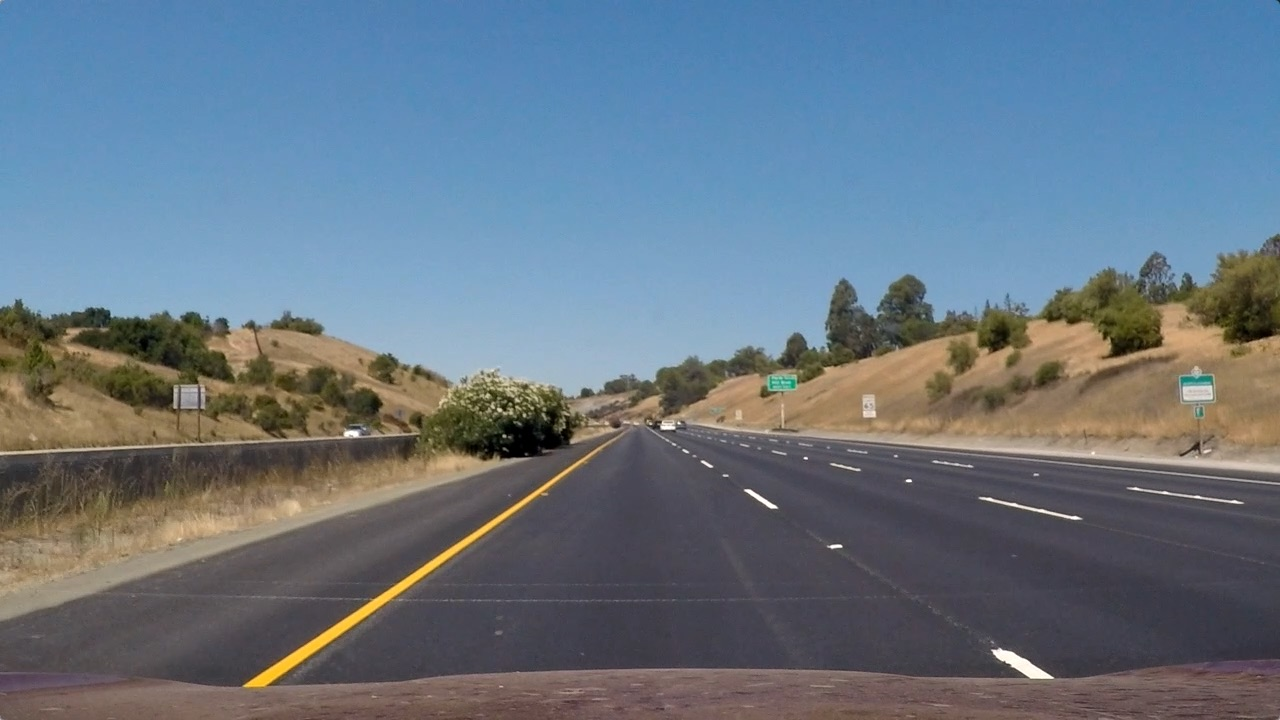
#> input picture test_images/straight_lines1.jpg, 1280 x 720 px
$ python perspective.py   (older library calls are emulated)
#> lines starting #> are read from the running program, lines starting #| are printed output that depends on the picture; after the words box and inside, x2 and y2 are one past the last pixel; in counts of white or black regions, pixels touching at a corner belong together
### calibration.py
from pathlib import Path
import glob

import cv2
import numpy as np
import matplotlib.pyplot as plt

# Broj unutrasnjih uglova sahovske table (kolone, redovi)
CHESSBOARD = (9, 6)


# [29 lines left out: function calibrate_camera, not called in this run]


def undistort(img, mtx, dist):
    return cv2.undistort(img, mtx, dist, None, mtx)


# [19 lines that do not run on import are left out]

### thresholding.py
from pathlib import Path
import glob

import cv2
import numpy as np
import matplotlib.pyplot as plt

from calibration import undistort

# Rezolucija slika za koje je kamera kalibrisana (visina, sirina)
IMG_SHAPE = (720, 1280)


def load_calibration(path="calibration.npz"):
    """Ucitava sacuvanu matricu kamere i koeficijente distorzije."""
#> called with path = 'calibration.npz'
    data = np.load(path)
#> (reads calibration.npz from the repository)
    return data["mtx"], data["dist"]


def binary_threshold(img_bgr, s_thresh=(170, 255), sx_thresh=(20, 100),
                     l_thresh=(200, 255), use_l=True):
    """Pravi binarnu sliku (0/1) iz S kanala, Sobel gradijenta po x i (opciono) L kanala.

    Vraca recnik sa medjurezultatima i krajnjom slikom pod kljucem "combined".
    """
    hls = cv2.cvtColor(img_bgr, cv2.COLOR_BGR2HLS)  # OpenCV ucitava slike kao BGR!

    # 1) Boja: S kanal (zasicenost) - dobro hvata zute linije
    s_channel = hls[:, :, 2]
    s_binary = np.zeros_like(s_channel)
    s_binary[(s_channel >= s_thresh[0]) & (s_channel <= s_thresh[1])] = 1

    # 2) Boja: L kanal (svetlost) - hvata bele linije
    l_channel = hls[:, :, 1]
    l_binary = np.zeros_like(l_channel)
    l_binary[(l_channel >= l_thresh[0]) & (l_channel <= l_thresh[1])] = 1

    # 3) Gradijent: Sobel po x na sivoj slici
    gray = cv2.cvtColor(img_bgr, cv2.COLOR_BGR2GRAY)
    sobelx = cv2.Sobel(gray, cv2.CV_64F, 1, 0, ksize=3)
    abs_sobelx = np.absolute(sobelx)
    # Skaliranje na 0-255, da pragovi ne zavise od osvetljenja slike
    scaled = np.uint8(255 * abs_sobelx / max(np.max(abs_sobelx), 1e-6))
    sx_binary = np.zeros_like(scaled)
    sx_binary[(scaled >= sx_thresh[0]) & (scaled <= sx_thresh[1])] = 1

    # 4) Spajanje: piksel ostaje ako ga je uhvatio bilo koji metod
    combined = np.zeros_like(sx_binary)
    mask = (s_binary == 1) | (sx_binary == 1)
    if use_l:
        mask = mask | (l_binary == 1)
    combined[mask] = 1

    return {"combined": combined, "s": s_binary, "l": l_binary, "sx": sx_binary}


# [65 lines that do not run on import are left out]

### perspective.py
from pathlib import Path
import glob

import cv2
import numpy as np
import matplotlib.pyplot as plt

from calibration import undistort
from thresholding import load_calibration, binary_threshold, IMG_SHAPE

# Cetiri tacke trapeza na slici (gore-levo, gore-desno, dole-desno, dole-levo)
# POCETNE VREDNOSTI - proveriti i podesiti na straight_lines1.jpg!
SRC = np.float32([[580, 460], [705, 460], [1127, 720], [203, 720]])

# Gde te tacke treba da zavrse u pogledu odozgo (pravougaonik)
# Margine levo i desno (320 px) ostavljaju mesta da se vide krive linije
DST = np.float32([[320, 0], [960, 0], [960, 720], [320, 720]])


def get_transforms(src=SRC, dst=DST):
    """Vraca matricu transformacije M i njenu inverznu Minv.

    Za razliku od profesorovog warper-a, matrica se racuna jednom, a ne pri svakom
    pozivu, a inverzna nam treba da kasnije traku vratimo na originalnu sliku.
    """
    M = cv2.getPerspectiveTransform(src, dst)
    Minv = cv2.getPerspectiveTransform(dst, src)
    return M, Minv


def warp(img, M, flags=cv2.INTER_NEAREST):
    """Primenjuje perspektivnu transformaciju, izlaz je iste velicine kao ulaz.

    INTER_NEAREST (kao u primeru sa predavanja) ne meša susedne piksele,
    pa binarna slika ostaje cisto 0/1. Za obicne slike u boji moze INTER_LINEAR.
    """
    h, w = img.shape[:2]
    return cv2.warpPerspective(img, M, (w, h), flags=flags)


if __name__ == "__main__":
    mtx, dist = load_calibration()
    M, Minv = get_transforms()
    out_dir = Path("output_images")
    out_dir.mkdir(exist_ok=True)
    Path("docs").mkdir(exist_ok=True)

    # 1) Provera tacaka na ravnom putu
    img = cv2.imread("test_images/straight_lines1.jpg")
#> img is the input picture: shape (720, 1280, 3); mean B, G, R 131.2, 117.7, 103.2
    if img is None:
        raise SystemExit("Nema test_images/straight_lines1.jpg")
    und = undistort(img, mtx, dist)

    marked = und.copy()
    cv2.polylines(marked, [SRC.astype(np.int32)], True, (0, 0, 255), 3)
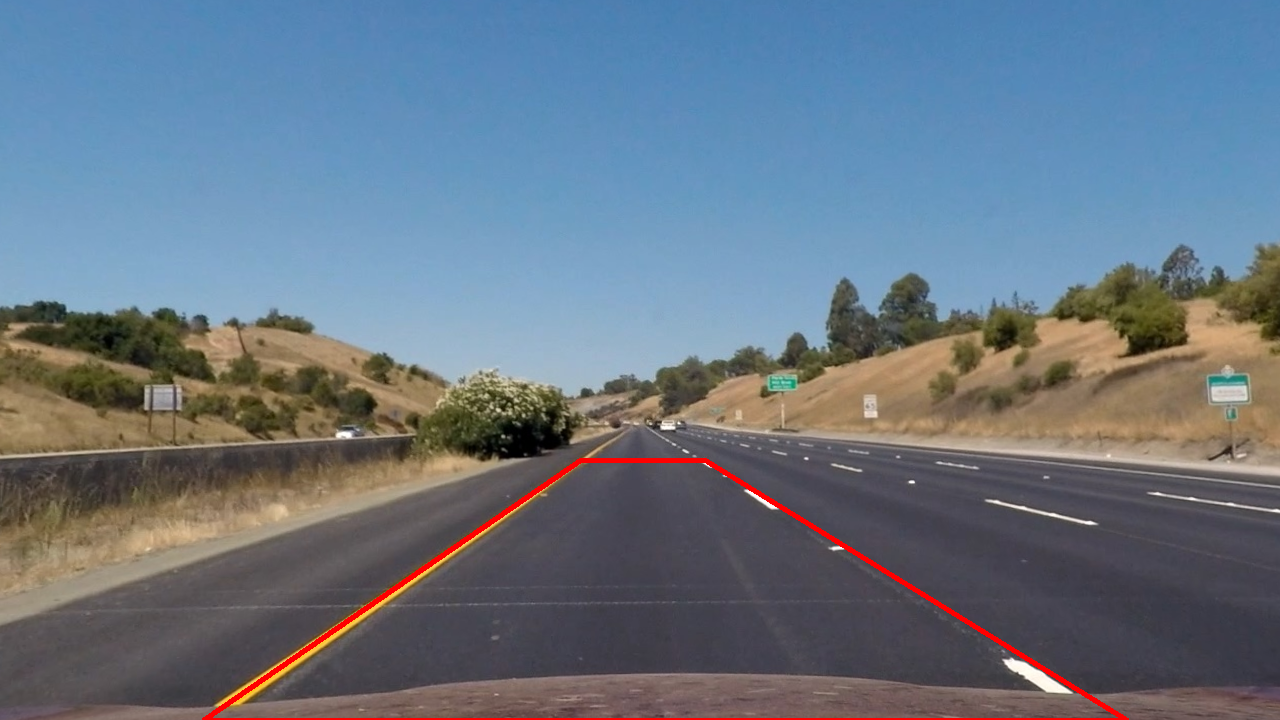
#> marked: shape (720, 1280, 3); mean B, G, R 130.9, 117.4, 104.5

    top_down = warp(und, M, flags=cv2.INTER_LINEAR)
#> in warp, `return cv2.warpPerspective(img, M, (w, h), flags=flags)`:
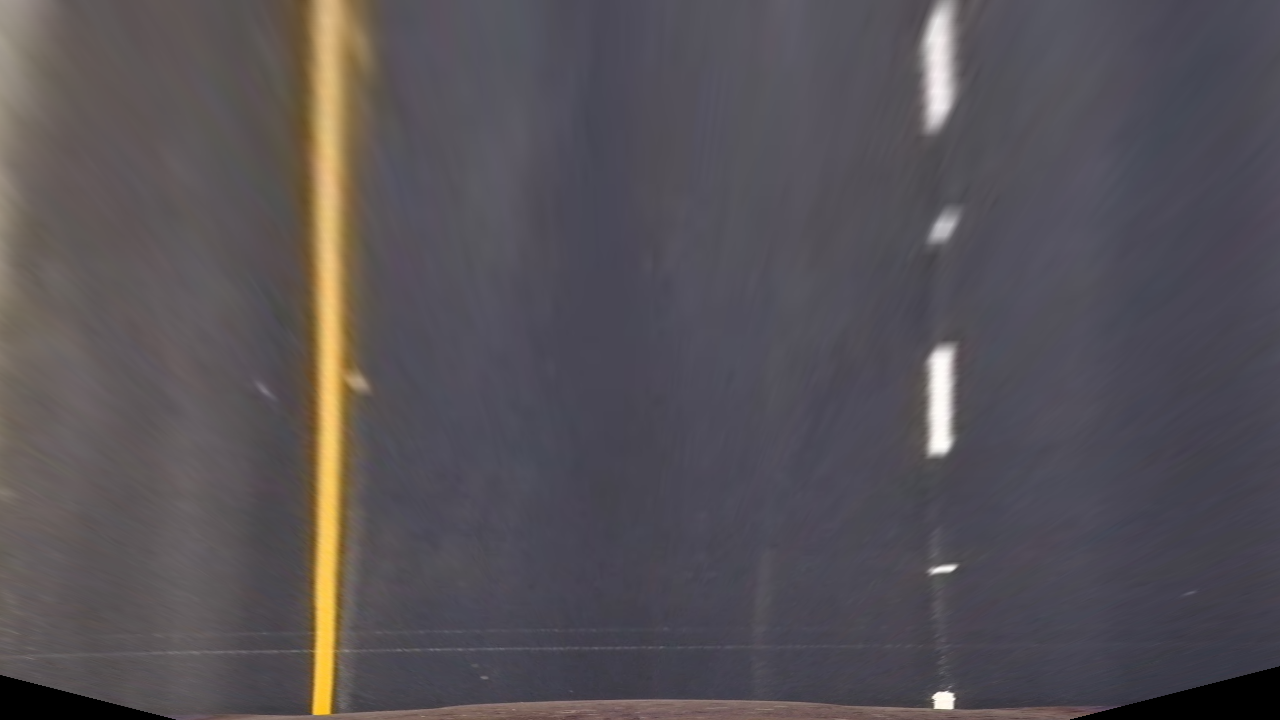
#> returned value: shape (720, 1280, 3); mean of channels 0, 1, 2 86.1, 81.5, 86.2; drawn as B, G, R
    top_marked = top_down.copy()
    # Vertikalne zelene linije na DST x pozicijama: linije trake treba da ih prate
    for x in (int(DST[0][0]), int(DST[1][0])):
        cv2.line(top_marked, (x, 0), (x, IMG_SHAPE[0]), (0, 255, 0), 2)
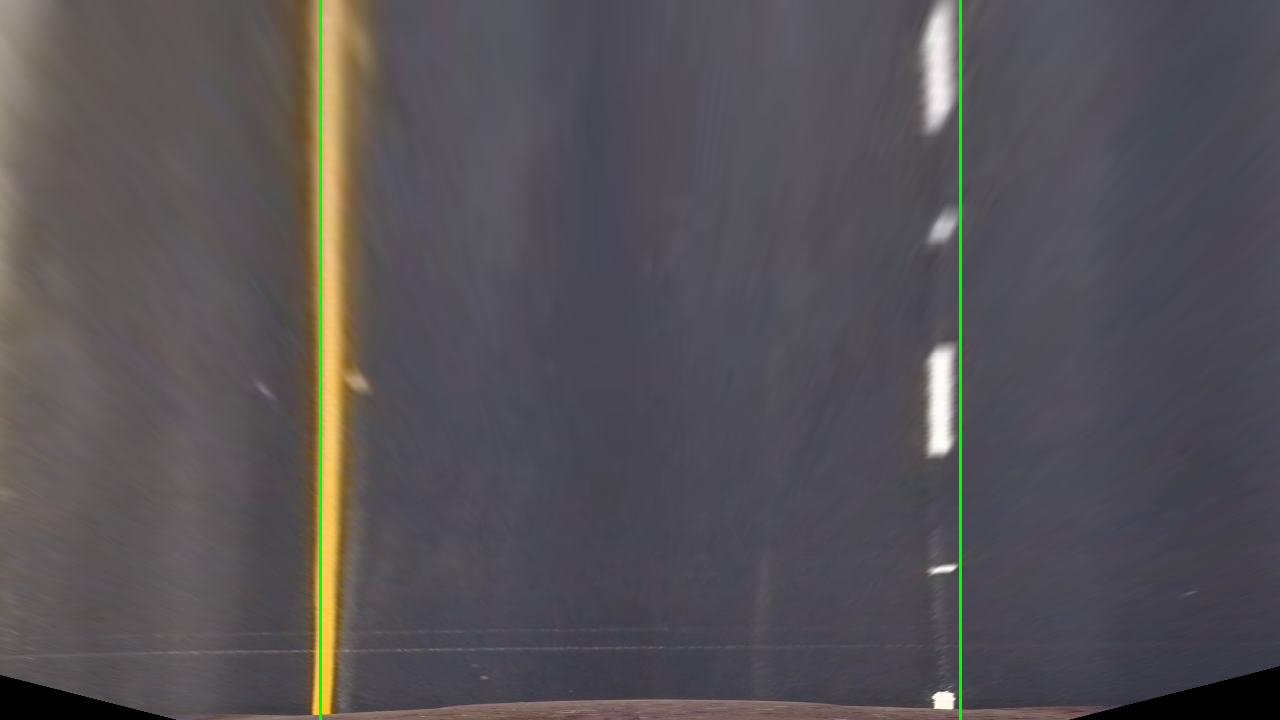
#> top_marked: shape (720, 1280, 3); 0.47% of pixels changed, all inside (x1, y1, x2, y2) = (319, 0, 962, 720)

    fig, ax = plt.subplots(1, 2, figsize=(12, 4))
    ax[0].imshow(cv2.cvtColor(marked, cv2.COLOR_BGR2RGB))
    ax[0].set_title("Undistorted + trapez (SRC)")
    ax[1].imshow(cv2.cvtColor(top_marked, cv2.COLOR_BGR2RGB))
    ax[1].set_title("Pogled odozgo (warped)")
    for a in ax:
        a.axis("off")
    plt.tight_layout()
    plt.savefig("docs/warped_straight_lines.png", dpi=100)
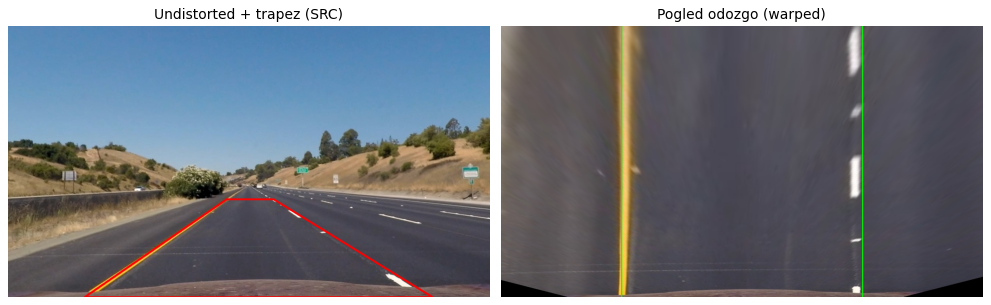
#> figure drawn by matplotlib, 2 panels
    plt.close()
    print("Sacuvano: docs/warped_straight_lines.png")

    # 2) Warp binarnih slika za sve test slike
    for p in sorted(glob.glob("test_images/*.jpg")):
        im = cv2.imread(p)
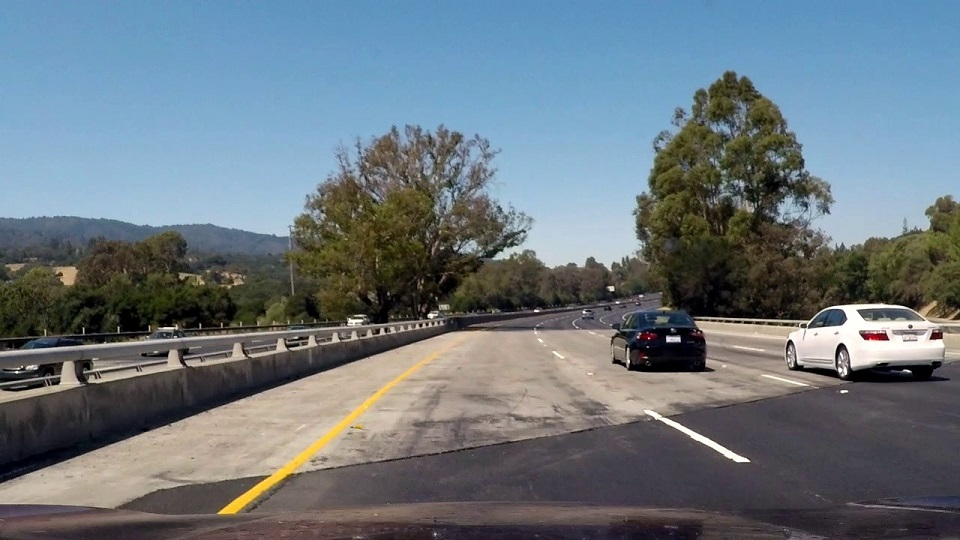
#> input picture test_images/challange00101.jpg, 960 x 540 px
#> im is the input picture: shape (540, 960, 3); mean B, G, R 126, 118.4, 106.9
        if im.shape[:2] != IMG_SHAPE:
            print(f"Preskoceno (druga rezolucija {im.shape[1]}x{im.shape[0]}): {Path(p).name}")
#| Preskoceno (druga rezolucija 960x540): challange00101.jpg
            continue
        u = undistort(im, mtx, dist)
        binary = binary_threshold(u)["combined"]
        warped = warp(binary, M)
        cv2.imwrite(str(out_dir / f"{Path(p).stem}_warped.png"), warped * 255)
        print(f"Obradjeno: {Path(p).stem}")
